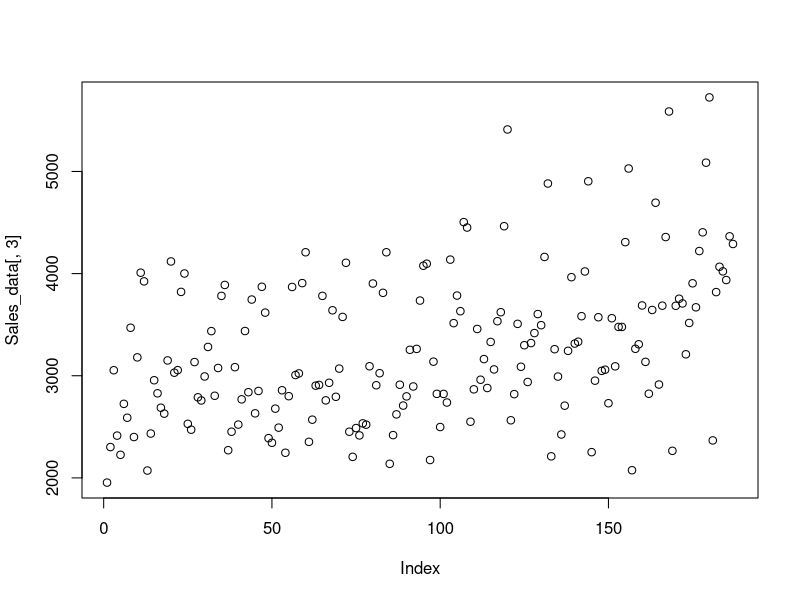
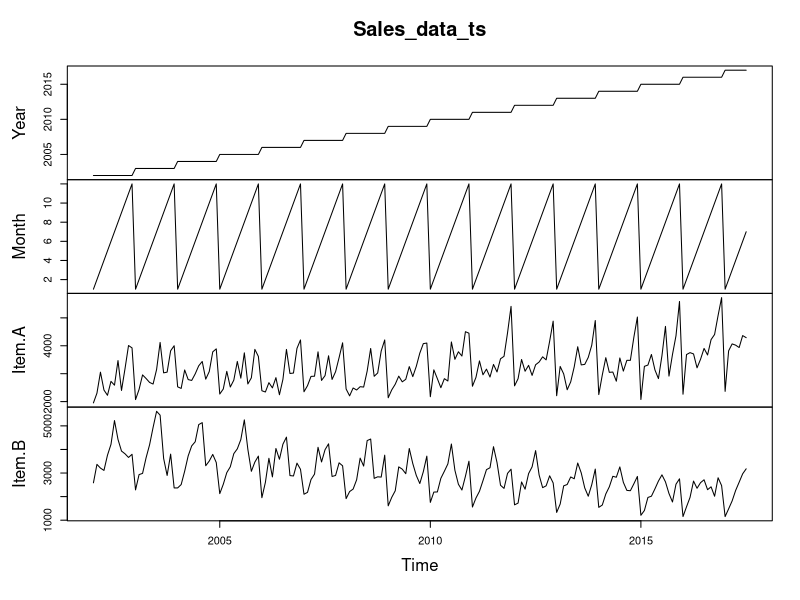
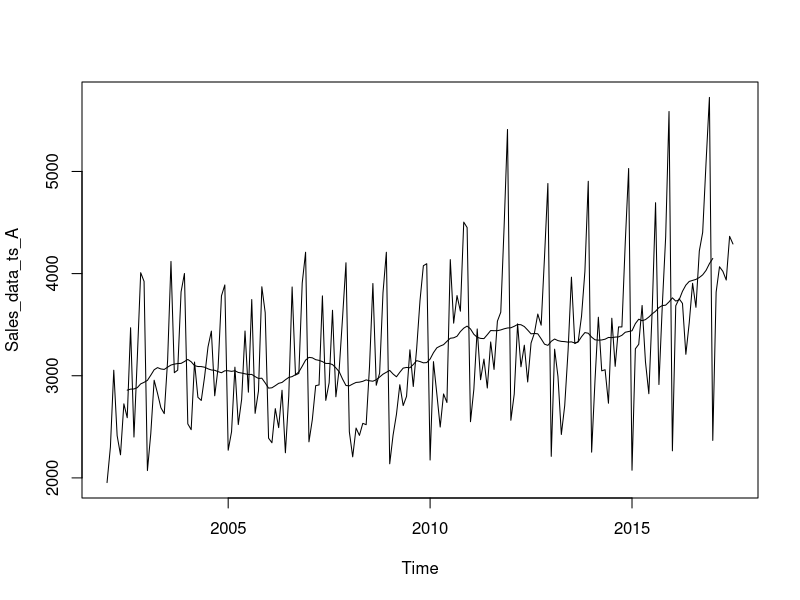
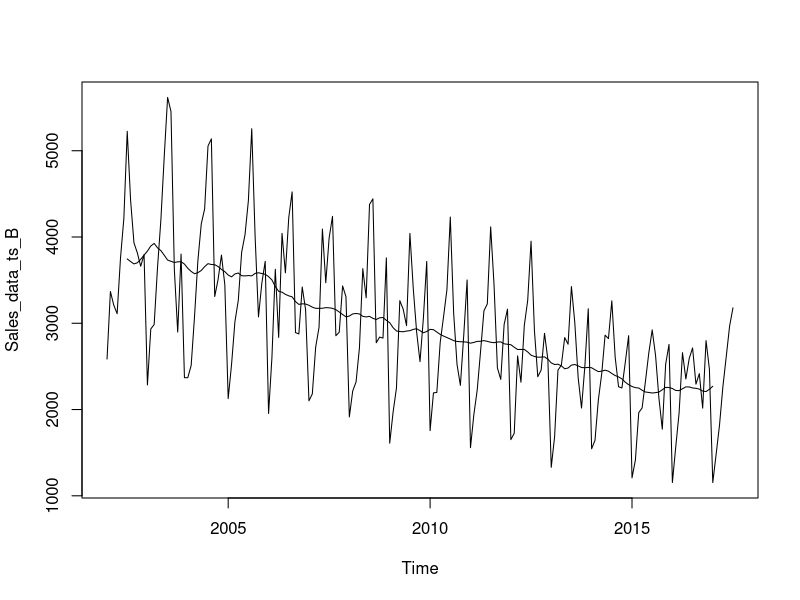
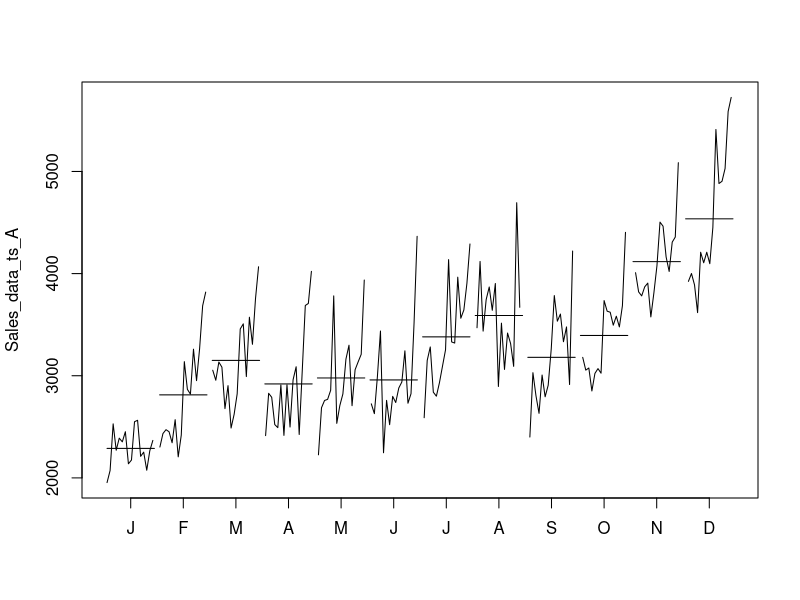
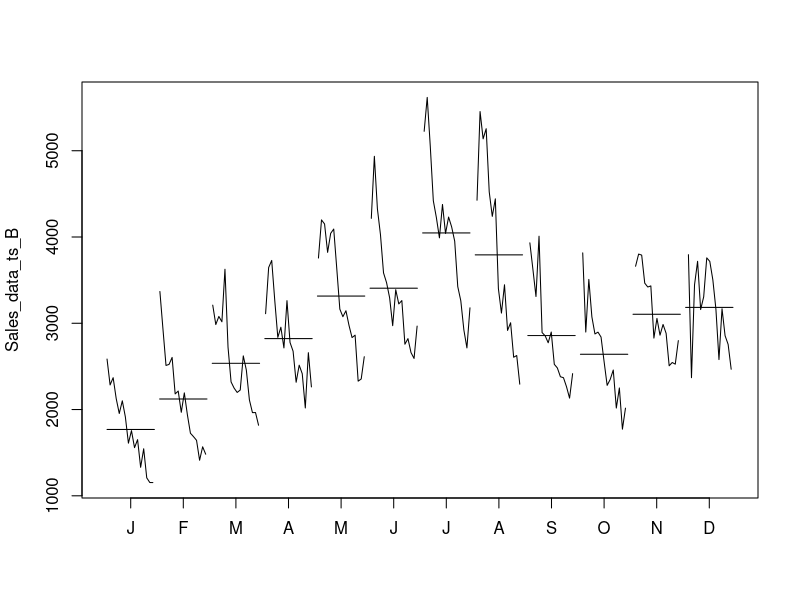
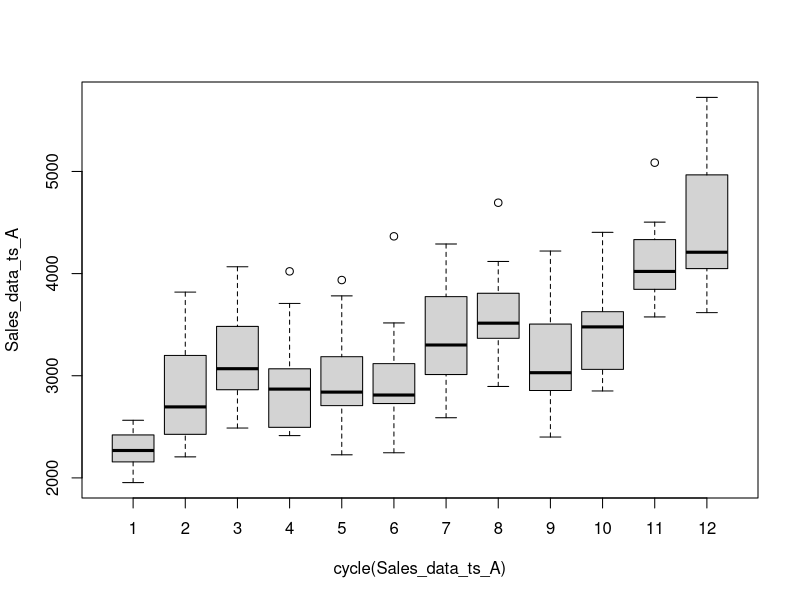
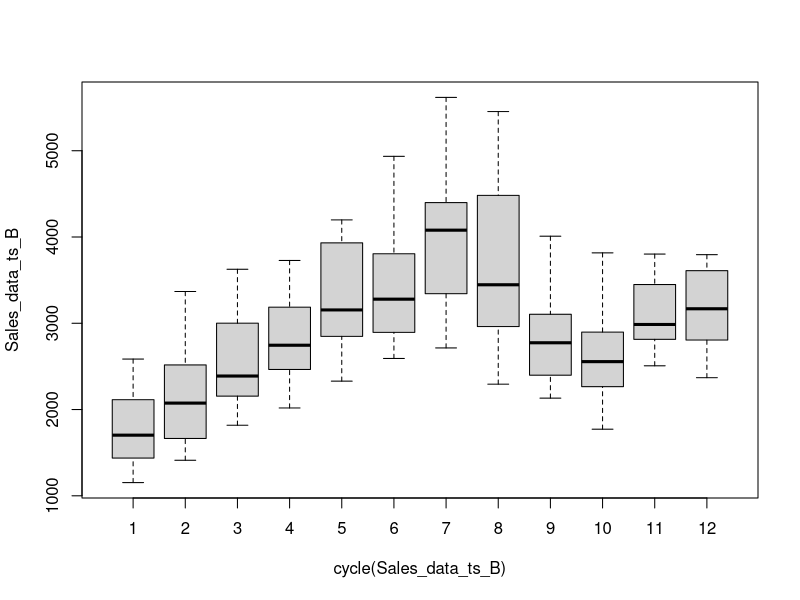

Here is the R script that generated these plots, in order:
## ---- chunk 1
knitr::opts_chunk$set(echo = TRUE)
## ---- chunk 2
# read the data 
#Set working directory

library("forecast")
setwd("C://BACP//Module 6 - Time Series Forecasting//Project")
getwd()
Sales_data = read.csv("Demand.csv", skip=1)
attach(Sales_data)

head(Sales_data)
View(Sales_data)

plot(Sales_data[,3])


#create time series object item A

Sales_data_ts = ts(Sales_data,frequency = 12, start = c(2002,1))
plot.ts(Sales_data_ts)

Sales_data_ts_A = ts(Sales_data[,3], frequency = 12,start = c(2002,1))

library(forecast)
trend_A = ma(Sales_data_ts_A,12,centre =T)
plot(Sales_data_ts_A)
lines(trend_A)



#to get the straight line of the plot.
#abline(reg=lm(Sales_data_ts_A~time(Sales_data_ts_A)))

#create time series object item B

Sales_data_ts_B = ts(Sales_data[,4], frequency = 12,start = c(2002,1))
trend_B = ma(Sales_data_ts_B,12,centre =T)
plot.ts(Sales_data_ts_B)
lines(trend_B)


#month plot
monthplot(Sales_data_ts_A)

monthplot(Sales_data_ts_B)

boxplot(Sales_data_ts_A~cycle(Sales_data_ts_A))

boxplot(Sales_data_ts_B~cycle(Sales_data_ts_B))

##################################################################
## Addtitive or Multiplicative 
##################################################################
##Decompose TS data into seaosonlity ,trend and irregular components 

#Sales_data_CompA = decompose(Sales_data_ts_A)

#assume seasonality is constant - additive model
itemA_Dec = stl(Sales_data_ts_A,s.window = "p")
itemB_Dec = stl(Sales_data_ts_B,s.window = "p")
plot(itemA_Dec)
plot(itemB_Dec)

#itemA_Dec_D = decompose(Sales_data_ts_A,"multiplicative")
#plot(itemA_Dec_D)



#assume seasonality is not constant - Multiplicative model
  itemA_Dec7 = stl(Sales_data_ts_A,s.window = 7)
  plot(itemA_Dec7)
  
  ##check for smaller value of window
  itemA_Dec3 = stl(Sales_data_ts_A,s.window = 3)
  plot(itemA_Dec3)
  
  
  # Deseasonal  is sum of trend and remainder .
  DeseasonRev = (itemA_Dec7$time.series[,2]+itemA_Dec7$time.series[,3])
  ts.plot(DeseasonRev,Sales_data_ts_A, col=c("red", "blue"), main= "compare actual and De-seaonalise")
  
  DeseasonRev3 = (itemA_Dec3$time.series[,2]+itemA_Dec3$time.series[,3])
  ts.plot(DeseasonRev3,Sales_data_ts_A, col=c("red", "blue"), main= "compare actual and De-seaonalise")
  
  DeseasonRev_Const = (itemA_Dec$time.series[,2]+itemA_Dec$time.series[,3])
  ts.plot(DeseasonRev_Const,Sales_data_ts_A, col=c("red", "blue"), main= "compare actual and De-seaonalise")
  
  
  ##item B
itemB_Dec = stl(Sales_data_ts_B,s.window = "p")
plot(itemB_Dec)

DeseasonRevB_Const = (itemB_Dec$time.series[,2]+itemB_Dec$time.series[,3])
  ts.plot(DeseasonRevB_Const,Sales_data_ts_B, col=c("red", "blue"), main= "compare actual and De-seaonalise")
  

#assume seasonlaity is not constant 

 itemB_Dec7 = stl(Sales_data_ts_B,s.window = 7)
  plot(itemB_Dec7)
  
  DeseasonRev1 = (itemB_Dec7$time.series[,2]+itemB_Dec7$time.series[,3])
  ts.plot(DeseasonRev,Sales_data_ts_B, col=c("red", "blue"), main= "compare actual and De-seaonalise")

  itemB_Dec3 = stl(Sales_data_ts_B,s.window = 3)
  plot(itemB_Dec3)
  
  DeseasonRev1B = (itemB_Dec3$time.series[,2]+itemB_Dec3$time.series[,3])
  ts.plot(DeseasonRev1B,Sales_data_ts_B, col=c("red", "blue"), main= "compare actual and De-seaonalise")
  
  ### assume multilicative model 
  
  #Sales_data_ts_A_log = log(Sales_data_ts_A)
  #itemA_Dec_M = stl(Sales_data_ts_A_log,s.window = "p")
  #plot(itemA_Dec_M)
  #itemA_Dec_M$time.series[1:12,1]
  #itemA_Dec_M_exp = exp(itemA_Dec_M$time.series[1:12,1])
  #plot(itemA_Dec_M_exp,type= 'l')
  
  
  ##################################################################
  #####Residuals ##############
  ##################################################################
ResA = itemA_Dec$time.series[,3]
ResB = itemB_Dec$time.series[,3]
plot(ResA,main = "Residual of Item A")
plot(ResB,main = "Residual of Item B")

#Sales_data_CompB = decompose(Sales_data_ts_B)
#plot(Sales_data_CompB)

#check for stationarity####
library(tseries)
adf.test(Sales_data_ts_A)

adf.test(Sales_data_ts_B)

######forecast MOdel ##########


# naive decomposition method ##############

##item A #########

#Divide the data into test and hold out sample 
itemA_Dec_T <- window(Sales_data_ts_A, start=c(2002,1), end=c(2015,10))
itemA_Dec_HO <- window(Sales_data_ts_A, start=c(2015,11), end=c(2017,7))

#Decompose data itemA
itemA_DecF=stl(itemA_Dec_T,s.window = 7)

itemA_Dec_for = forecast(itemA_DecF, method="rwdrift", h=21)
vec1 = cbind(itemA_Dec_HO,itemA_Dec_for$mean)
ts.plot(vec1,col=c("blue", "red"), main="actual vs forecast itemA ")
MAPE= mean(abs(vec1[,1]-vec1[,2])/vec1[,1])
MAPE ##10%

#item B

#Divide the data into test and hold out sample 
itemB_Dec_T <- window(Sales_data_ts_B, start=c(2002,1), end=c(2015,10))
itemB_Dec_HO <- window(Sales_data_ts_B, start=c(2015,11), end=c(2017,7))

#Decompose data itemB
itemB_DecF=stl(itemB_Dec_T,s.window = 7)

#library("forecast")

itemB_Dec_for = forecast(itemB_DecF, method="rwdrift", h=21)
vec1 = cbind(itemB_Dec_HO,itemB_Dec_for$mean)
ts.plot(vec1,col=c("blue", "red"), main="actual vs forecast itemB ")

MAPE= mean(abs(vec1[,1]-vec1[,2])/vec1[,1])
MAPE ##17%


#item A

##holt-winter's method 
#divide the item A data into test and hold out sample 

itemA_T <- window(Sales_data_ts_A, start=c(2002,1), end=c(2015,10))
itemA_HO <- window(Sales_data_ts_A, start=c(2015,11), end=c(2017,7))

itemA_FC1= hw(itemA_T,h=21)
itemA_FC1$model
vec2 = cbind(itemA_HO,itemA_FC1$mean)
ts.plot(vec2,col=c("blue", "red"), main="actual vs forecast itemA ")
MAPE= mean(abs(vec2[,1]-vec2[,2])/vec2[,1])
MAPE

#forecast for future 
#plot(itemA_FC1)


# item B
##holt-winter's method 

#divide the item B data into test and hold out sample 

itemB_T <- window(Sales_data_ts_B, start=c(2002,1), end=c(2015,10))
itemB_HO <- window(Sales_data_ts_B, start=c(2015,11), end=c(2017,7))

#applying holtes-winter method  as item B sales has both seasonality and trend .

itemB_FC1= hw(itemB_T,h=21)
itemB_FC1$model
vec2 = cbind(itemB_HO,itemB_FC1$mean)
ts.plot(vec2,col=c("blue", "red"), main="actual vs forecast itemB ")
MAPE= mean(abs(vec2[,1]-vec2[,2])/vec2[,1])
MAPE


##Forecast demand of item A and item B for oct 2017 to Dec 2018.

#item A

itemA_FC_Future =stl(Sales_data_ts_A,s.window = 7)

itemA_Dec_for = forecast(itemA_FC_Future, method="rwdrift", h=15)
plot(itemA_Dec_for)
itemA_Dec_for$upper
itemA_Dec_for$lower


#itmem B

#install.packages("forecast")
library(forecast)
itemB_FC_Future = hw(Sales_data_ts_B,start=c(2017,10),15)
itemB_FC_Future$upper
#itemb_FC_F = forecast::hw(Sales_data_ts_B,15)
head(itemB_FC_Future)
plot(itemB_FC_Future)




## ---- chunk 3
plot(pressure)
